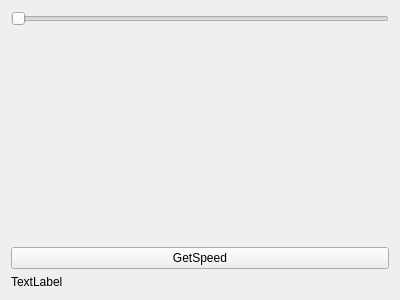
<?xml version="1.0" encoding="UTF-8"?>
<ui version="4.0">
 <class>MainWindow</class>
 <widget class="QMainWindow" name="MainWindow">
  <property name="geometry">
   <rect>
    <x>0</x>
    <y>0</y>
    <width>400</width>
    <height>300</height>
   </rect>
  </property>
  <property name="windowTitle">
   <string>MainWindow</string>
  </property>
  <widget class="QWidget" name="centralWidget">
   <layout class="QHBoxLayout" name="horizontalLayout_2">
    <item>
     <layout class="QVBoxLayout" name="verticalLayout">
      <item>
       <widget class="QSlider" name="horizontalSlider">
        <property name="orientation">
         <enum>Qt::Horizontal</enum>
        </property>
       </widget>
      </item>
      <item>
       <spacer name="verticalSpacer">
        <property name="orientation">
         <enum>Qt::Vertical</enum>
        </property>
        <property name="sizeHint" stdset="0">
         <size>
          <width>20</width>
          <height>40</height>
         </size>
        </property>
       </spacer>
      </item>
      <item>
       <widget class="QPushButton" name="pushButton">
        <property name="text">
         <string>GetSpeed</string>
        </property>
       </widget>
      </item>
      <item>
       <widget class="QLabel" name="label">
        <property name="text">
         <string>TextLabel</string>
        </property>
       </widget>
      </item>
     </layout>
    </item>
   </layout>
  </widget>
 </widget>
 <layoutdefault spacing="6" margin="11"/>
 <resources/>
 <connections/>
</ui>
